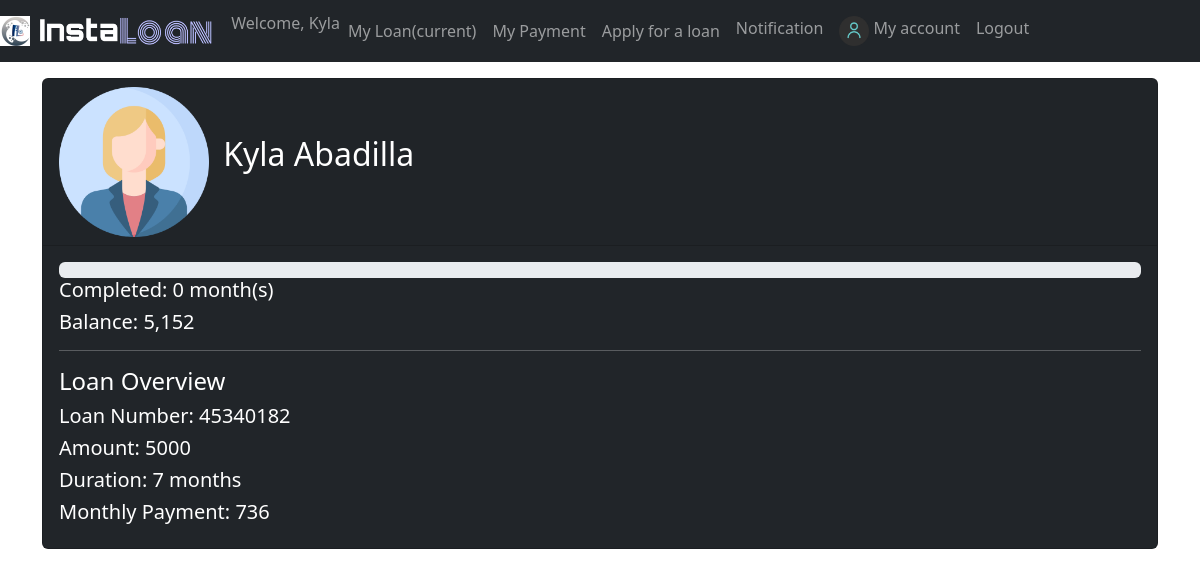
The page /User/userview.php (signed in) on the database as committed earlier.
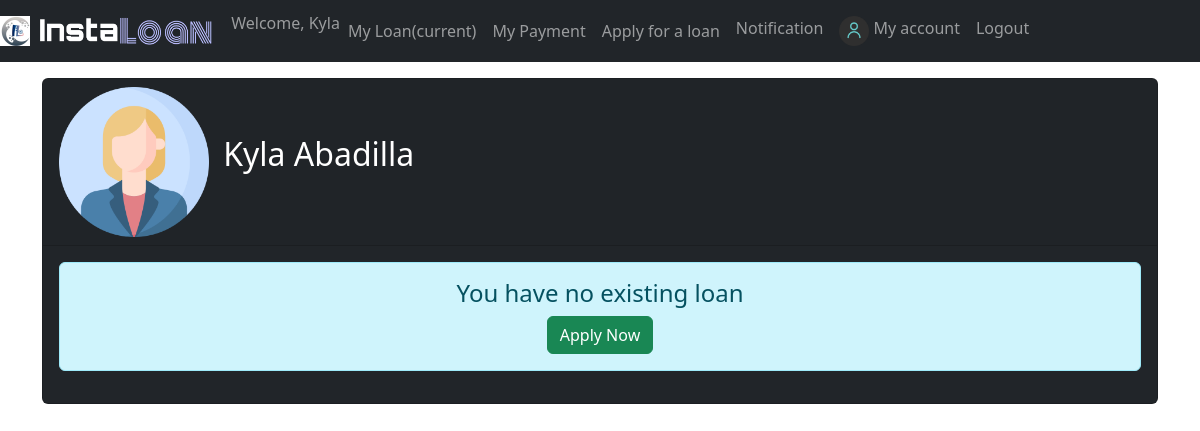
The same page on the database as committed later.
### tables this page shows
CREATE TABLE `users` (
  `user_id` int(100) NOT NULL,
  `first_name` varchar(32) NOT NULL,
  `last_name` varchar(32) NOT NULL,
  `sex` varchar(6) NOT NULL,
  `contact_number` varchar(11) NOT NULL,
  `email` varchar(30) DEFAULT NULL,
  `birthdate` date DEFAULT NULL,
  `address` varchar(100) DEFAULT NULL,
  `username` varchar(32) NOT NULL,
  `password` varchar(32) NOT NULL,
  `acct_type` varchar(10) NOT NULL DEFAULT 'User'
);

CREATE TABLE `loan` (
  `loan_id` int(100) NOT NULL,
  `user_id` int(100) NOT NULL,
  `amount` int(100) NOT NULL,
  `duration` int(12) NOT NULL,
  `monthly` int(100) NOT NULL,
  `completed` int(100) NOT NULL DEFAULT 0,
  `balance` int(100) NOT NULL,
  `loan_number` int(100) NOT NULL,
  `approve_by` varchar(50) NOT NULL,
  `date_approve` date NOT NULL DEFAULT current_timestamp(),
  `status` varchar(10) NOT NULL DEFAULT 'UNPAID'
);

### User/userview.php (the view, shortened to what this page needs)
<?php
    include("../config.php");
    $user_check=$_SESSION['user'];
    $sql="SELECT * FROM users WHERE username='$user_check'";
    $stmt=$conn->query($sql);
    $row=$stmt->fetch(PDO::FETCH_ASSOC);
	$uid=$row['user_id'];
	$fname=$row['first_name'];
	$lname=$row['last_name'];
    $login_user=$row['first_name'];
	$sex=$row['sex'];
 ?>
<!DOCTYPE html>
<html lang="en">
<head>
	<link rel="stylesheet" href="../bootstrap/css/bootstrap.css">
	<link rel="stylesheet" href="../bootstrap/css/bootstrap.min.css">
</head>
<body>
	<nav class="navbar navbar-expand-lg navbar-dark bg-dark">
		<a class="navbar-brand" href="#">
			<img src="../img/logo.png" width="30" height="30" class="d-inline-block align-top" alt="">
			<img src="../img/logo1.png" width="180" height="30" class="d-inline-block align-top" alt="">
		</a>
		<div class="collapse navbar-collapse" id="navbarSupportedContent">
			<ul class="navbar-nav mr-auto">
				<li class="nav-item">
					<span class="navbar-text">Welcome, <?php echo $login_user ?></span>
				</li>
				<li class="nav-item active">
					<a class="nav-link" href="userview.php">My Loan<span class="sr-only">(current)</span></a>
				</li>
				<li class="nav-item">
					<a class="nav-link" href="mypayment.php">My Payment</a>
				</li>
				<li class="nav-item">
					<a class="nav-link" href="applyloan.php">Apply for a loan</a>
				</li>
			</ul>
			<?php
                $sql="SELECT * FROM notification WHERE user_id='$uid' AND status='unread'  AND receiver='User'";
                $stmt=$conn->query($sql);
                $num=$stmt->rowCount();
            ?>
			<ul class="navbar-nav ml-auto">
				<li class="nav-item">
                    <a class="nav-link" href="../notification.php">Notification <?php if($num>0) echo "<span class='badge badge-danger'>$num</span>" ?></a>
                </li>
                <li class="nav-item">
					<a class="nav-link" href="../profile.php">
                        <img src="../img/user.png" width="30" height="30" class="d-inline-block align-top" alt="">
                        My account
                    </a>
				</li>
				<li class="nav-item">
					<a class="nav-link btn btn-info btn-md" href="../logout.php">Logout</a>
				</li>
			</ul>
		</div>
	</nav>
	<?php
		$id=$uid;
		$sql="SELECT * FROM loan WHERE user_id=$id AND status='UNPAID'";
		$stmt=$conn->query($sql);
		$temp=$stmt->fetch(PDO::FETCH_ASSOC);
		if($stmt->rowCount()>0){
	?>
	<main class="container pt-3">
        <div class="card text-white bg-dark mx-auto">
            <div class="card-header">
				<?php if($sex=="Male"){ ?>
					<img src="../img/profile-male.png" width="150" height="150" style="margin-right: 10px;" alt="">
				<?php }else{ ?>
					<img src="../img/profile-female.png" width="150" height="150" style="margin-right: 10px;" alt="">
				<?php } ?>
                <h2 class="d-inline"><?php echo ucfirst($fname)." "; echo ucfirst($lname) ?></h2>
            </div>
            <div class="card-body">
				<div class="progress">
				</div>
				<h5>Completed: <?php echo $temp['completed']; ?> month(s)</h5>
				<h5>Balance: <?php echo number_format($temp['balance']); ?></h5>
				<hr style="background: white">
				<h4>Loan Overview</h4>
				<h5>Loan Number: <?php echo $temp['loan_number']; ?></h5>
				<h5>Amount: <?php echo $temp['amount']; ?></h5>
				<h5>Duration: <?php echo $temp['duration']; ?> months</h5>
				<h5>Monthly Payment: <?php echo $temp['monthly']; ?></h5>
            </div>
        </div>
    </main>
	<?php }else{ ?>
	<main class="container pt-3">
        <div class="card text-white bg-dark mx-auto">
            <div class="card-header">
				<?php if($sex=="Male"){ ?>
					<img src="../img/profile-male.png" width="150" height="150" style="margin-right: 10px;" alt="">
				<?php }else{ ?>
					<img src="../img/profile-female.png" width="150" height="150" style="margin-right: 10px;" alt="">
				<?php } ?>
				<h2 class="d-inline"><?php echo ucfirst($fname)." "; echo ucfirst($lname) ?></h2>
            </div>
            <div class="card-body">
				<div class="alert alert-info text-center" role="alert">
					<h4>You have no existing loan</h4>
					<a class="btn btn-success btn-md" href="applyloan.php" role="button">Apply Now</a>
				</div>
            </div>
        </div>
    </main>
	<?php } ?>
</body>
</html>

Rows that differ between the two databases and show on the page:
no longer on this page (row edited): loan: completed "0", balance "5,152", loan_number "45340182", amount "5000", duration "7", monthly "736"
Other text that changed with them:
text no longer shown: "Completed: month(s) Balance: Loan Overview Loan Number: Amount: Duration: months Monthly Payment:"
text now shown: "You have no existing loan Apply Now"
